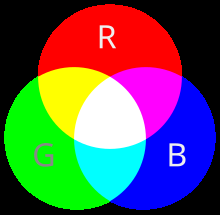
#> input picture semester 2/image processing task/task 1/Venn_diagram_rgb.svg.png, 220 x 215 px, found by its file name
$ jupyter execute 'Mohamed Amr Mohamed.sec4.ipynb'
#> lines starting #> are read from the running program, lines starting #| are printed output that depends on the picture; after the words box and inside, x2 and y2 are one past the last pixel; in counts of white or black regions, pixels touching at a corner belong together
[cell 1]
import cv2
import matplotlib.pyplot as plt

[cell 2]
# Read the RGB image
image = cv2.imread('/content/Venn_diagram_rgb.svg.png')
#> image is the input picture: shape (215, 220, 3); mean B, G, R 87.1, 87.3, 89.9
image = cv2.cvtColor(image, cv2.COLOR_BGR2RGB)
print(f"Original Image Shape: {image.shape}")
#| Original Image Shape: (215, 220, 3)

[cell 3]
fig, axes = plt.subplots(1, 3, figsize=(15, 5))

axes[0].imshow(image)
axes[0].set_title("RGB Image")
axes[0].axis("off")

[cell 4]
gray_image = cv2.cvtColor(image, cv2.COLOR_RGB2GRAY)
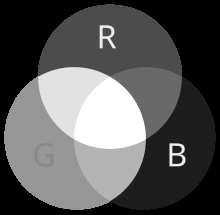
#> gray_image: shape (215, 220); min 0, max 255, mean 88
print(f"Grayscale Image Shape: {gray_image.shape}")
#| Grayscale Image Shape: (215, 220)

[cell 5]
fig, axes = plt.subplots(1, 3, figsize=(15, 5))

axes[1].imshow(gray_image, cmap='gray')
axes[1].set_title("Grayscale Image")
axes[1].axis("off")

[cell 6]
_, binary_image = cv2.threshold(gray_image, 128, 255, cv2.THRESH_BINARY)
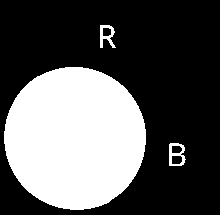
#> binary_image: shape (215, 220); 34.5% white; 3 white regions, box (x1, y1, x2, y2) and area: (4, 67, 146, 210) 15956, (169, 143, 186, 166) 202, (100, 25, 116, 48) 182
print(f"Binary Image Shape: {binary_image.shape}")
#| Binary Image Shape: (215, 220)

[cell 7]
fig, axes = plt.subplots(1, 3, figsize=(15, 5))

axes[2].imshow(binary_image, cmap='gray')
axes[2].set_title("Binary Image")
axes[2].axis("off")

[cell 8]
fig, axes = plt.subplots(1, 3, figsize=(15, 5))

axes[0].imshow(image)
axes[0].set_title("RGB Image")
axes[0].axis("off")
print(f"Original Image Shape: {image.shape}")
#| Original Image Shape: (215, 220, 3)

axes[1].imshow(gray_image, cmap='gray')
axes[1].set_title("Grayscale Image")
axes[1].axis("off")
print(f"Grayscale Image Shape: {gray_image.shape}")
#| Grayscale Image Shape: (215, 220)

axes[2].imshow(binary_image, cmap='gray')
axes[2].set_title("Binary Image")
axes[2].axis("off")
print(f"Binary Image Shape: {binary_image.shape}")
#| Binary Image Shape: (215, 220)

plt.show()
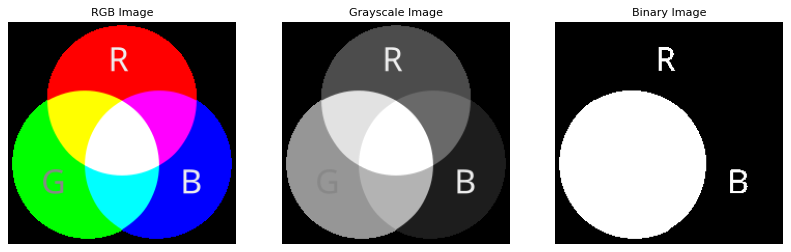
#> figure drawn by matplotlib, 3 panels
